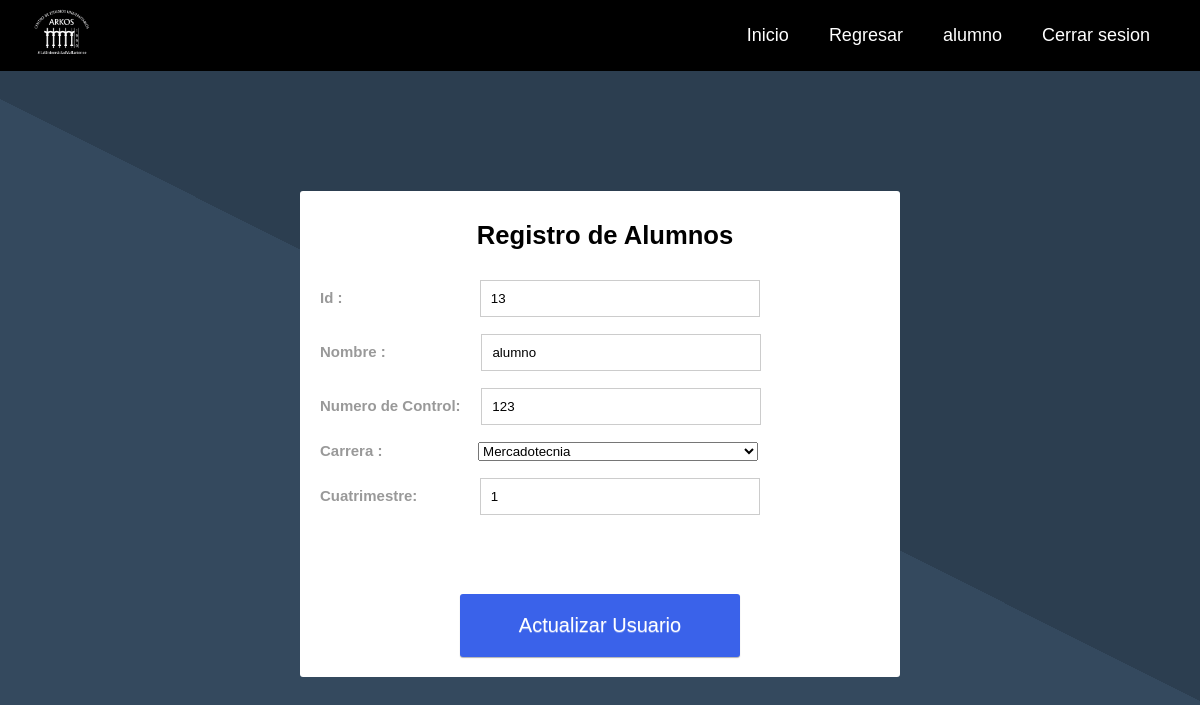
/actualizarAlumno.php?id=13 (signed in), run on the app's committed database.
### tables this page shows
CREATE TABLE `tbl_alumno` (
  `id_alumno` bigint(11) NOT NULL,
  `nombre` varchar(100) NOT NULL,
  `numero_control` int(11) NOT NULL,
  `id_carrera` bigint(20) NOT NULL,
  `cuatrimestre` int(11) NOT NULL,
  `id_usuario` bigint(20) NOT NULL
);

CREATE TABLE `tbl_carrera` (
  `id_carrera` bigint(20) NOT NULL,
  `nombre` varchar(100) NOT NULL
);

### actualizarAlumno.php (the view, shortened to what this page needs)
<?php
$dbhost = "localhost";
$dbuser = "root";
$dbpass = "";
$dbname = "saceuapay";
$conn = mysqli_connect($dbhost, $dbuser, $dbpass, $dbname);
$id = $_GET['id'];
$sql = "SELECT * FROM tbl_alumno WHERE id_alumno = '$id'";
$query = mysqli_query($conn, $sql);
$row = mysqli_fetch_array($query);
$carrera = $row['id_carrera'];
?>
<!DOCTYPE html>
<html>
<head>
	<link rel="stylesheet" type="text/css" href="styles/estiloFormAdmin.css"/>
</head>
<header>
<section>
<img src="images/logoarkos.png" id="logo">
<nav>
<ul>
<li><a href="menuadmin.php">Inicio</a></li>
   <li><a href="menuadmin.php">Regresar</a></li>
      <ul>
      <li><a ><?php echo $_SESSION['usuario']?> </a></li>
      <li><a href="php/logout.php">Cerrar sesion</a></li>
   </ul>
</ul>
</nav>
</section>
</header>
<body>
	<form  action="http://localhost/Saceuapay/updateAlumno.php" method="post">
		<h1 align="center">Registro de Alumnos</h1>
		<h3>
		<label>Id :</label>  &nbsp &nbsp &nbsp &nbsp &nbsp &nbsp &nbsp &nbsp &nbsp &nbsp &nbsp &nbsp &nbsp &nbsp &nbsp &nbsp
		<input type="text" class="campo" name="txtId" placeholder="Nombre" required value="<?php echo$row['id_alumno']?>"readonly><br><br>
		<label>Nombre :</label>  &nbsp &nbsp &nbsp &nbsp &nbsp &nbsp &nbsp &nbsp &nbsp &nbsp &nbsp
		<input type="text" class="campo" name="txtNombre" placeholder="Nombre" required value="<?php echo$row['nombre']?>"><br><br>
		<label>Numero de Control:</label>  &nbsp &nbsp
		<input type="text" class="campo" name="txtNumcontrol" placeholder="Numero de Control" required value="<?php echo$row['numero_control']?>"><br><br>
		<label> Carrera :</label>  &nbsp &nbsp &nbsp &nbsp &nbsp &nbsp &nbsp &nbsp 	&nbsp &nbsp  &nbsp
		<select name="txtCarrera" style="width: 280px" required >
		<?php
			$sql2 = "SELECT nombre FROM tbl_carrera WHERE id_carrera = '$carrera'";
			$query = mysqli_query($conn, $sql2);
			$res = mysqli_fetch_array($query);
			$max = $res[0];
			echo'<option   value="'.$carrera.'">'.$max.'</option>';
				?>
		</select><br><br>
		<label>Cuatrimestre:</label>  &nbsp &nbsp &nbsp &nbsp &nbsp &nbsp &nbsp
		<input type="number" class="campo" name="txtCuatrimestre" placeholder="Cuatrimestre" required value="<?php echo$row['cuatrimestre']?>"><br><br>
		<br></h3><br><br><br>
		<a >
			<input type="submit" name="admguardar" class="btn btnn" value="Actualizar Usuario"></a>
</form>
</body>
</html>

### styles/estiloFormAdmin.css (style rules this page uses)
* { padding: 0; margin: 0; box-sizing: border-box; }
body { align-items: center; justify-content: center; height: 100vh; background: url(logo.jpg); font-family: Arial, Helvetica, sans-serif; background: linear-gradient(26.65deg, #34495e 50%, #2c3e50 50%); }
h1 { margin-left: 10px; margin-bottom: 20px; color: #000; padding: 10px; }
form { background-color: white; border-radius: 3px; color: #999; font-size: 0.8em; padding: 20px; margin: 0 auto; width: 600px; margin-top: 10%; }
input, textarea { border: 0; outline: none; width: 280px; }
.campo { border: solid 1px #ccc; padding: 10px; }
.btn { border-radius: 3px; display: inline-block; padding: 20px 15px; text-decoration: none; text-shadow: 0 1px 0 rgba(255,255,255,0.3); box-shadow: 0 1px 1px rgba(0,0,0,0.3); margin-left: 140px; font-size: 20px; }
.btnn { color: white; background-color: #3a62ea; }
* { text-decoration:none; list-style:none; margin:0px; padding:0px; outline:none; }
section { width:100%; max-width:1200px; margin:0px auto; display:table; position:relative; }
header { width:100%; display:table; background-color:#000; margin-bottom:50px; }
#logo { float:left; width: 5.5%; margin-top: 0.45%; }
nav { width:auto; float:right; }
nav ul { display:table; float:right; }
nav ul li { float:left; }
nav ul li:last-child { padding-right:0px; }
nav ul li a { color:#fff; font-size:18px; padding: 25px 20px; display:inline-block; transition: all 0.5s ease 0s; }
@media only screen and (max-width: 1440px) { section { max-width:95%; } }

### data on the page
tbl_alumno: txtId "13", txtNombre "alumno", txtNumcontrol "123", txtCuatrimestre "1"
tbl_carrera: txtCarrera "Mercadotecnia"

### other printed values
$_SESSION['usuario'] "alumno"
